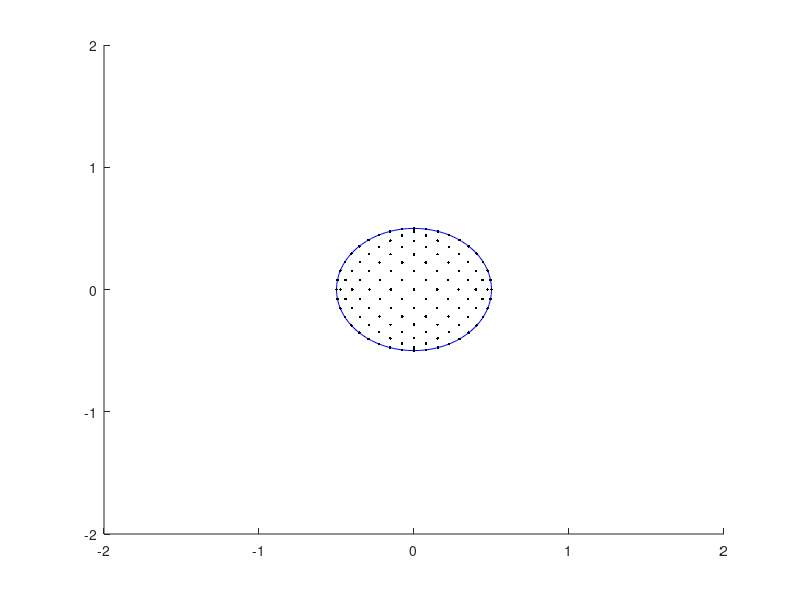

The MATLAB script that drew this image: (Note: this script raises an error after producing the figure.)

clc
clear all
close all

% Assume that the points are written to a file in a round like order ...
% like -> lastPoint_boundary_i = firstPoint_boundary_i+1

fileHandle = fopen( 'geometry_2_3.txt', 'r' );

% Read four boundaries
for q = 1 : 4

    boundaries( q ).xx = [];
    boundaries( q ).yy = [];
    
    while ( true )
        
        tline = fgetl( fileHandle );
        if strcmp( tline, '---' )
            % go to next boundary
            break
        end
        
        if ischar( tline )
            xy = str2num( tline );
            boundaries( q ).xx( end + 1 ) = xy( 1 );
            boundaries( q ).yy( end + 1 ) = xy( 2 );
        end
        
    end
    
end

% complete end points ( last_i = first_i+1 )
for q = 1 : 4
    b_size = size( boundaries( q ).xx );
    len_i = b_size( 2 );
    
%     boundaries( q ).xx( 1, end + 1 ) = ...
%         boundaries( rem( q , 4 ) + 1 ).xx( 1, 1 );
%     
%     boundaries( q ).yy( 1, end + 1 ) = ...
%         boundaries( rem( q , 4 ) + 1 ).yy( 1, 1 );
    
    boundaries( q ).size = len_i;
end

% correct the direction of the boundaries 
% left must go from bottom to top
% top must go from left to right
boundaries( 1 ).xx = flip( boundaries( 1 ).xx );
boundaries( 1 ).yy = flip( boundaries( 1 ).yy );

boundaries( 4 ).xx = flip( boundaries( 4 ).xx );
boundaries( 4 ).yy = flip( boundaries( 4 ).yy );

disp( boundaries );


% define each boundary using piecewise segments
for q = 1 : 4
    boundaries( q ).x_geo = [];
    boundaries( q ).y_geo = [];
    
    % calculate udir and len
    for i = 1 : ( boundaries( q ).size - 1 )
        x_p0 = boundaries( q ).xx( i );
        x_p1 = boundaries( q ).xx( i + 1 );
        y_p0 = boundaries( q ).yy( i );
        y_p1 = boundaries( q ).yy( i + 1 );
        
        dx = x_p1 - x_p0; dy = y_p1 - y_p0;
        len = sqrt( dx^2 + dy^2 );
        
        ux = dx / len; uy = dy / len;
        l_geo_x = [x_p0, ux, len];
        l_geo_y = [y_p0, uy, len];
        
        boundaries( q ).x_geo( end + 1, : ) = l_geo_x;
        boundaries( q ).y_geo( end + 1, : ) = l_geo_y;
    end
end

% define grid dimensions ( xi=e, eta=n )
Ne = 10;
Nn = 10;

de = 1 / Ne;
dn = 1 / Nn;

ee = linspace( 0, 1, Ne + 1 );
nn = linspace( 0, 1, Nn + 1 );

xx_g = zeros( Nn + 1, Ne + 1 );
yy_g = zeros( Nn + 1, Ne + 1 );

for i = 1 : ( Nn + 1 )
    
   for j = 1 : ( Ne + 1 )
      
       e = ee( j );
       n = nn( i );
       
       indxs_e = zeros( 1, 4 );
       indxs_n = zeros( 1, 4 );
       
       % calculate the index of which segment to use for each boundary
       for s = 1 : 4
           n_segments = boundaries( s ).size - 1;
           b_d = 1 / n_segments;
           
           indxs_e( s ) = floor( e / b_d ) + 1;
           if indxs_e( s ) > n_segments
               indxs_e( s ) = n_segments;
           end
           
           indxs_n( s ) = floor( n / b_d ) + 1;
           if indxs_n( s ) > n_segments
               indxs_n( s ) = n_segments;
           end
       end
      
       xl = 0; yl = 0;
       xr = 0; yr = 0;
       xb = 0; yb = 0;
       xt = 0; yt = 0;
       
       xb_0 = boundaries( 2 ).xx( 1 ); yb_0 = boundaries( 2 ).yy( 1 );
       xb_1 = boundaries( 2 ).xx( end ); yb_1 = boundaries( 2 ).yy( end );
       
       xt_0 = boundaries( 4 ).xx( 1 ); yt_0 = boundaries( 4 ).yy( 1 );
       xt_1 = boundaries( 4 ).xx( end ); yt_1 = boundaries( 4 ).yy( end );
       
       % calculate xl, xr, xb and xt using the appropiate boundaries
       for s = 1 : 4
           
           n_segments = boundaries( s ).size - 1;
           b_d = 1 / n_segments;
           
           switch s
               
               case 1
                   seg_params_x = boundaries( s ).x_geo( indxs_n( s ), : );
                   seg_params_y = boundaries( s ).y_geo( indxs_n( s ), : );
                   
                   x_p0 = seg_params_x( 1 ); y_p0 = seg_params_y( 1 );
                   udx = seg_params_x( 2 ); udy = seg_params_y( 2 );
                   lenx = seg_params_x( 3 ); leny = seg_params_y( 3 );
                   
                   xl = x_p0 + ( n - ( indxs_n( s ) - 1 ) * b_d ) * n_segments * udx * lenx;
                   yl = y_p0 + ( n - ( indxs_n( s ) - 1 ) * b_d ) * n_segments * udy * leny;
                   
               case 2
                   seg_params_x = boundaries( s ).x_geo( indxs_e( s ), : );
                   seg_params_y = boundaries( s ).y_geo( indxs_e( s ), : );
                   
                   x_p0 = seg_params_x( 1 ); y_p0 = seg_params_y( 1 );
                   udx = seg_params_x( 2 ); udy = seg_params_y( 2 );
                   lenx = seg_params_x( 3 ); leny = seg_params_y( 3 );
                   
                   xb = x_p0 + ( e - ( indxs_e( s ) - 1 ) * b_d ) * n_segments * udx * lenx;
                   yb = y_p0 + ( e - ( indxs_e( s ) - 1 ) * b_d ) * n_segments * udy * leny;
                   
               case 3
                   seg_params_x = boundaries( s ).x_geo( indxs_n( s ), : );
                   seg_params_y = boundaries( s ).y_geo( indxs_n( s ), : );
                   
                   x_p0 = seg_params_x( 1 ); y_p0 = seg_params_y( 1 );
                   udx = seg_params_x( 2 ); udy = seg_params_y( 2 );
                   lenx = seg_params_x( 3 ); leny = seg_params_y( 3 );
                   
                   xr = x_p0 + ( n - ( indxs_n( s ) - 1 ) * b_d ) * n_segments * udx * lenx;
                   yr = y_p0 + ( n - ( indxs_n( s ) - 1 ) * b_d ) * n_segments * udy * leny;
                   
               case 4
                   seg_params_x = boundaries( s ).x_geo( indxs_e( s ), : );
                   seg_params_y = boundaries( s ).y_geo( indxs_e( s ), : );
                   
                   x_p0 = seg_params_x( 1 ); y_p0 = seg_params_y( 1 );
                   udx = seg_params_x( 2 ); udy = seg_params_y( 2 );
                   lenx = seg_params_x( 3 ); leny = seg_params_y( 3 );
                   
                   xt = x_p0 + ( e - ( indxs_e( s ) - 1 ) * b_d ) * n_segments * udx * lenx;
                   yt = y_p0 + ( e - ( indxs_e( s ) - 1 ) * b_d ) * n_segments * udy * leny;
           end
           
       end
       
       x = ( 1 - e ) * xl + ( e ) * xr + ( 1 - n ) * xb + ( n ) * xt - ...
           ( 1 - n ) * ( 1 - e ) * xb_0 - ( 1 - e ) * n * xt_0 - ...
           ( 1 - n ) * e * xb_1 - n * e * xt_1;

       y = ( 1 - e ) * yl + ( e ) * yr + ( 1 - n ) * yb + ( n ) * yt - ...
           ( 1 - n ) * ( 1 - e ) * yb_0 - ( 1 - e ) * n * yt_0 - ...
           ( 1 - n ) * e * yb_1 - n * e * yt_1;
       
       xx_g( i, j ) = x; yy_g( i, j ) = y;
       
   end
    
end

figure(1)
axis( [-2,2,-2,2] )
hold on

for s = 1 : 4
    plot( boundaries( s ).xx, boundaries( s ).yy, 'b' )
end

for i = 1 : size( xx_g, 1 )
   
    for j = 1 : size( xx_g, 2 )
       
        plot( xx_g( i, j ) , yy_g( i, j ), 'k.' )
        
    end
    
end

plotGrid( xx_g, yy_g ) 

function plotGrid( xg, yg )

    for i = 1 : size( xg, 1 ) 
       
        for j = 1 : size( xg, 2 )
           
            if i > 1
                plot( [ xg( i - 1, j ), xg( i, j ) ], ...
                      [ yg( i - 1, j ), yg( i, j ) ], 'k' );
            end
            if j > 1
                plot( [ xg( i, j - 1 ), xg( i, j ) ], ...
                      [ yg( i, j - 1 ), yg( i, j ) ], 'k' );
            end
            
            if i < size( xg, 1 )
                plot( [ xg( i + 1, j ), xg( i, j ) ], ...
                      [ yg( i + 1, j ), yg( i, j ) ], 'k' );
            end
            if j < size( xg, 2 )
                plot( [ xg( i, j + 1 ), xg( i, j ) ], ...
                      [ yg( i, j + 1 ), yg( i, j ) ], 'k' );
            end
            
        end
        
    end

end
